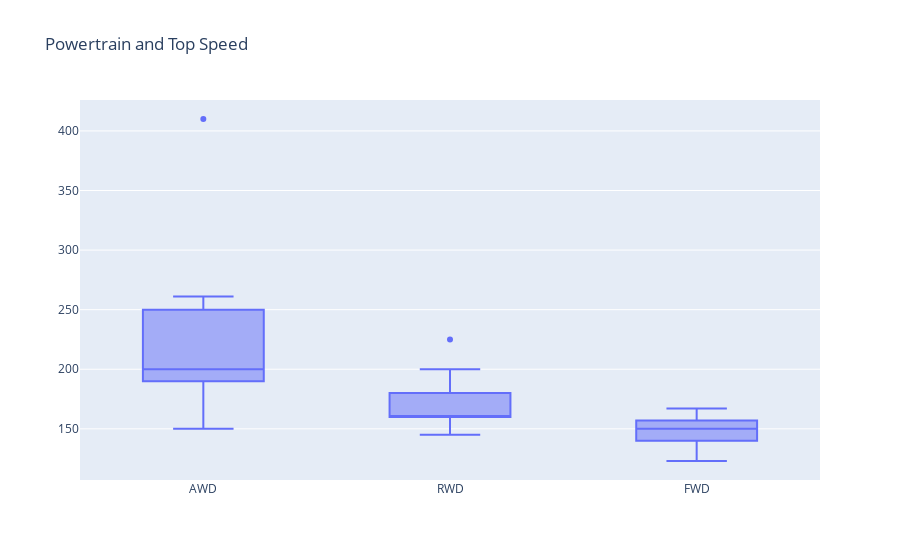

Notebook cell for this chart:
### Markdown cell above
## Which powertrain reaches the top most speed

### Code cell
#Creating a graph
fig = go.Figure()

#Adding the values
fig.add_trace(go.Box(x = car_df.PowerTrain, y = car_df.TopSpeed_KmH))

#Customising the graph
fig.update_layout(title='Powertrain and Top Speed')

### Figure 1 — Plotly figure (JSON) as saved in the notebook; plotly's stock layout.template omitted (floating-point values rounded to 4 significant figures)
{"data": [{"type": "box", "x": ["AWD", "RWD", "AWD", "RWD", "RWD", "AWD", "FWD", "FWD", "RWD", "AWD", "AWD", "FWD", "FWD", "RWD", "FWD", "RWD", "AWD", "FWD", "FWD", "FWD", "FWD", "AWD", "RWD", "AWD", "AWD", "RWD", "RWD", "AWD", "RWD", "FWD", "AWD", "FWD", "FWD", "AWD", "FWD", "FWD", "FWD", "RWD", "FWD", "AWD", "AWD", "FWD", "AWD", "FWD", "FWD", "FWD", "FWD", "AWD", "AWD", "FWD", "AWD", "AWD", "FWD", "RWD", "AWD", "RWD", "FWD", "FWD", "AWD", "FWD", "AWD", "FWD", "AWD", "RWD", "AWD", "FWD", "AWD", "AWD", "RWD", "AWD", "AWD", "AWD", "FWD", "FWD", "AWD", "AWD", "AWD", "RWD", "AWD", "RWD", "FWD", "FWD", "RWD", "AWD", "AWD", "RWD", "AWD", "FWD", "AWD", "FWD", "RWD", "FWD", "RWD", "FWD", "AWD", "AWD", "AWD", "AWD"], "y": [233, 160, 210, 180, 145, 250, 150, 150, 225, 180, 180, 144, 167, 200, 165, 160, 260, 130, 140, 150, 150, 217, 160, 240, 261, 160, 160, 180, 150, 150, 190, 167, 135, 210, 150, 157, 160, 160, 140, 200, 250, 155, 200, 130, 130, 167, 150, 250, 150, 150, 200, 410, 150, 160, 250, 145, 150, 150, 261, 135, 241, 160, 200, 180, 250, 123, 190, 180, 160, 160, 250, 190, 140, 155, 180, 180, 260, 160, 250, 180, 140, 150, 180, 190, 180, 160, 210, 167, 200, 150, 160, 157, 190, 160, 210, 200, 200, 190]}], "layout": {"title": {"text": "Powertrain and Top Speed"}}}
